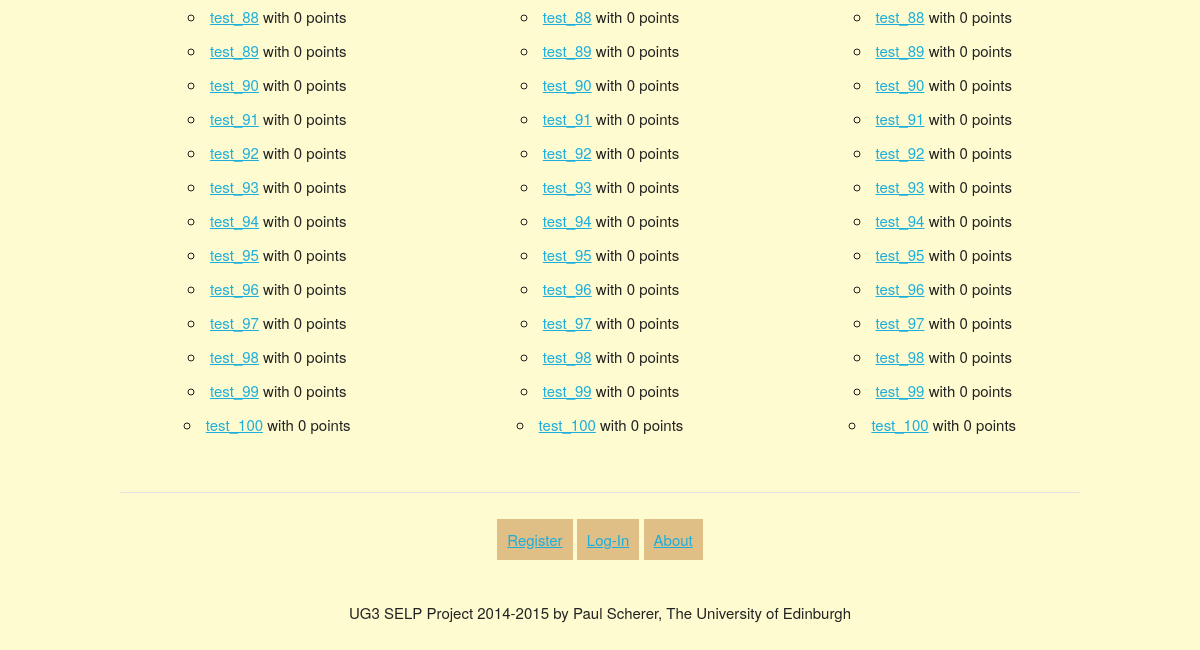
/real_fantasy_adventure_app/rankings/ (lower part), run on an earlier commit of the app's database.
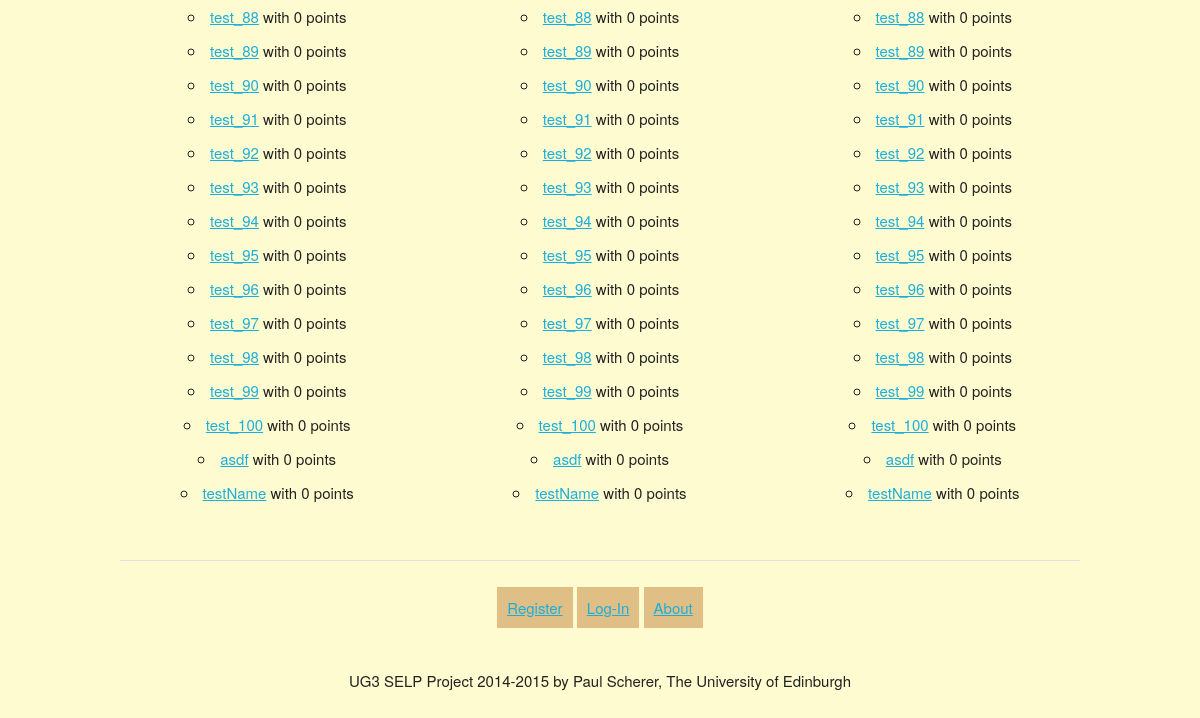
And on a later commit of the database.
### real_fantasy_adventure_app/models.py (models this page shows, shortened)
class Avatar(models.Model):
	user = models.OneToOneField(User)
	nickname = models.CharField(max_length=80)
	bio = models.TextField()
	confirm = models.BooleanField(default=False)
	level = models.IntegerField(default=1)
	num_professional_points = models.IntegerField(default=0)
	num_athletic_points = models.IntegerField(default=0)
	num_academic_points = models.IntegerField(default=0)
	created_date = models.DateTimeField(auto_now_add=True)
	modified_date = models.DateTimeField(auto_now=True)
	slug = models.SlugField(max_length=80, unique=True)
	objects = AvatarQuerySet.as_manager()
	class Meta:
		verbose_name = "Avatar Entry"
		verbose_name_plural = "Avatar Entries"
		ordering = ["-level"]

### real_fantasy_adventure_app/views.py (the view)
def rankings(request):
    avatars_by_academic = Avatar.objects.order_by('-num_academic_points')
    avatars_by_professional = Avatar.objects.order_by('-num_professional_points')
    avatars_by_athletic = Avatar.objects.order_by('-num_athletic_points')
    context_dict = {'professionals': avatars_by_professional, 'athletes': avatars_by_athletic, 'academics': avatars_by_academic}
    return render(request, 'real_fantasy_adventure_app/rankings.html', context_dict)

### templates/real_fantasy_adventure_app/rankings.html (shortened to what this page needs)
{% extends 'real_fantasy_adventure_app/base.html/' %}
{% load static %}
{% block body_block %}
<div class="row">
    <div class="one-third column">
        {% if academics %}
            <ul>
                {% for academic in academics %}
                <li><a href="/real_fantasy_adventure_app/avatar/{{ academic.slug }}">{{ academic.nickname }}</a><span> with {{ academic.num_academic_points }} points </span></li>
                {% endfor %}
            </ul>
        {% else %}
            <strong>There are no academics present.</strong>
        {% endif %}
    </div>
    <div class="one-third column">
        {% if athletes %}
            <ul>
                {% for athlete in athletes %}
                <li><a href="/real_fantasy_adventure_app/avatar/{{ athlete.slug }}">{{ athlete.nickname }}</a><span> with {{ athlete.num_athletic_points }} points </span></li>
                {% endfor %}
            </ul>
        {% else %}
            <strong>There are no athletes present.</strong>
        {% endif %}
    </div>
    <div class="one-third column">
        {% if professionals %}
            <ul>
                {% for professional in professionals %}
                <li><a href="/real_fantasy_adventure_app/avatar/{{ professional.slug }}">{{ professional.nickname }}</a><span> with {{ professional.num_professional_points }} points </span></li>
                {% endfor %}
            </ul>
        {% else %}
            <strong>There are no professionals present.</strong>
        {% endif %}
    </div>
</div>
{% endblock %}

### templates/real_fantasy_adventure_app/base.html (shortened to what this page needs)
<!DOCTYPE html>
{% load static %}
<html>
    <head>
        <link rel="stylesheet" type="text/css" href="{% static 'css/skeleton.css' %}">
        <link rel="stylesheet" type="text/css" href="{% static 'css/normalize.css' %}">
        <link rel="stylesheet" type="text/css" href="{% static 'css/real_fantasy_adventure_base.css' %}">
    </head>
    <body>
        <div class="container">
            <div>
                {% block body_block %}{% endblock %}
            </div>
            <hr />
            <div class="page-footer">
                <ul class="footer-list">
                {% if user.is_authenticated %}
                    <li><a href="/real_fantasy_adventure_app/logout/">Logout</a>
                {% else %}
    	            <li><a href="/real_fantasy_adventure_app/register/">Register</a></li>
    	            <li><a href="/real_fantasy_adventure_app/login/">Log-In</a></li>
                {% endif %}
                    <li><a href="/real_fantasy_adventure_app/about/">About</a></li>
                </ul>
                <br />
                <p> UG3 SELP Project 2014-2015 by Paul Scherer, The University of Edinburgh </p>
            </div>
        </div>
    </body>
</html>

### static/css/skeleton.css (style rules this page uses)
.container { text-align: center; position: relative; width: 100%; max-width: 960px; margin: 0 auto; padding: 0 20px; box-sizing: border-box; }
.column, .columns { width: 100%; float: left; box-sizing: border-box; }
@media (min-width: 400px) { .container { width: 85%; padding: 0; } }
@media (min-width: 550px) { .container { width: 80%; } }
@media (min-width: 550px) { .column, .columns { margin-left: 4%; } }
@media (min-width: 550px) { .column:first-child, .columns:first-child { margin-left: 0; } }
@media (min-width: 550px) { .one-third.column { width: 30.6666666667%; } }
html { font-size: 62.5%; }
body { font-size: 1.5em; line-height: 1.6; font-weight: 400; font-family: "Raleway", "HelveticaNeue", "Helvetica Neue", Helvetica, Arial, sans-serif; color: #222; }
p { margin-top: 0; }
ul { list-style: circle inside; }
ol, ul { padding-left: 0; margin-top: 0; }
pre, blockquote, form, dl, figure, table, p, ul, ol, form { margin-bottom: 2.5rem; }
hr { margin-top: 3rem; margin-bottom: 3.5rem; border-width: 0; border-top: 1px solid #E1E1E1; }
.container:after, .row:after, .u-cf { content: ""; display: table; clear: both; }

### static/css/real_fantasy_adventure_base.css (style rules this page uses)
body { background-color: #FFFBD0; }
.footer-list li { display: inline; background-color: #DFBF86; color: #FFFFFF; padding: 10px; }

What changed in the data, as far as the page shows it:
added Avatar: nickname "asdf", num_academic_points "0", num_athletic_points "0", num_professional_points "0"
added Avatar: nickname "testName", num_academic_points "0", num_athletic_points "0", num_professional_points "0"
